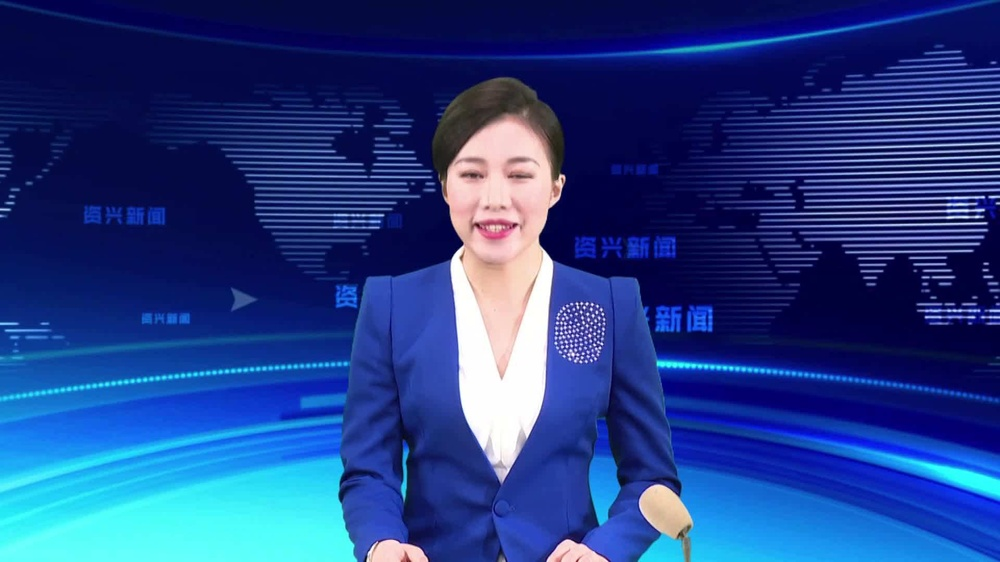
//> input picture resource/ren.jpg, 1000 x 562 px, shrunk from 1920 x 1080 before the run
$ ./houghCircles   (built with g++ and OpenCV 4)
//> lines starting //> are read from the running program, lines starting //| are printed output that depends on the picture; after the words box and inside, x2 and y2 are one past the last pixel; in counts of white or black regions, pixels touching at a corner belong together
//
//  houghCircles.cpp
//  ex_HoughCircles
//
//  Created by 吴炎强 on 2020/7/10.
//  Copyright © 2020 johnwu. All rights reserved.
//

#include <math.h>

#include <iostream>
#include <vector>

#include <opencv2/opencv.hpp>

using std::cout;
using std::endl;
using std::vector;
using namespace std;

int main(int argc, char** argv) {
string path = "/Users/wuyanqiang/Documents/opencv/TestOpenCV/resource/ren.jpg";
    cv::Mat src, image;

    src = cv::imread(path, 1);
//> src is the input picture: 562 rows x 1000 cols, CV_8UC3; mean B, G, R 134.3, 63.1, 34.5

    cv::cvtColor(src, image, cv::COLOR_BGR2GRAY);
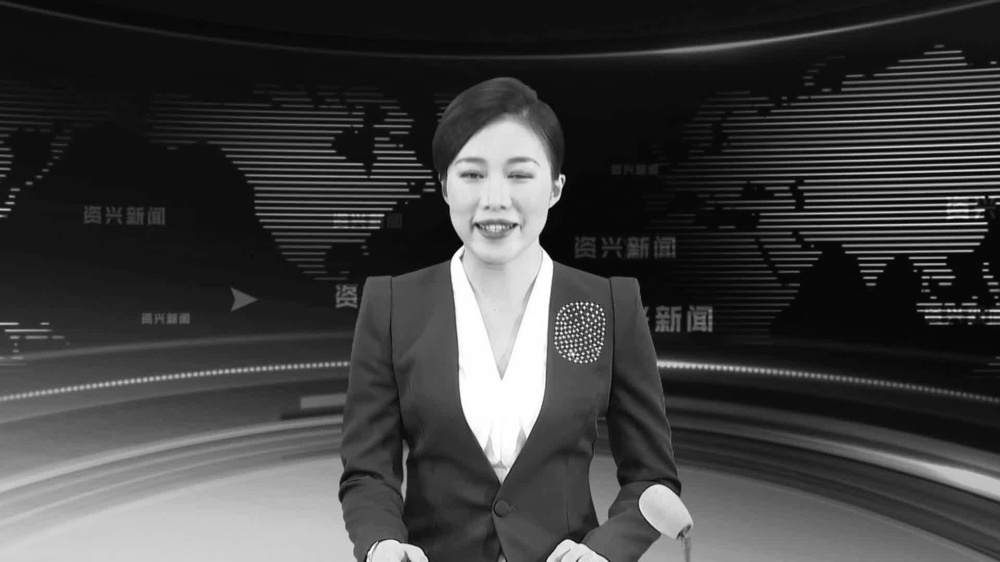
//> image: 562 rows x 1000 cols, CV_8UC1; min 4, max 255, mean 62.7
    cv::GaussianBlur(image, image, cv::Size(5, 5), 0, 0);

    vector<cv::Vec3f> circles;
    cv::HoughCircles(image, circles, cv::HOUGH_GRADIENT, 2, image.cols/4);
//> circles = 9 circles (x, y, radius): [569, 469, 414.8], [795, 343, 206.2], [937, 559, 426.2], [231, 507, 383], [751, 11, 248.8], [231, 245, 126.8], [569, 217, 164], [341, 15, 179.6], [7, 21, 375.4]

    for (size_t i = 0; i < circles.size(); ++i) {
        cv::circle(src,
            cv::Point(cvRound(circles[i][0]), cvRound(circles[i][1])),
            cvRound(circles[i][2]),
            cv::Scalar(0, 0, 255),
            2,
            cv::LINE_AA);
    }
//> this loop made 9 passes
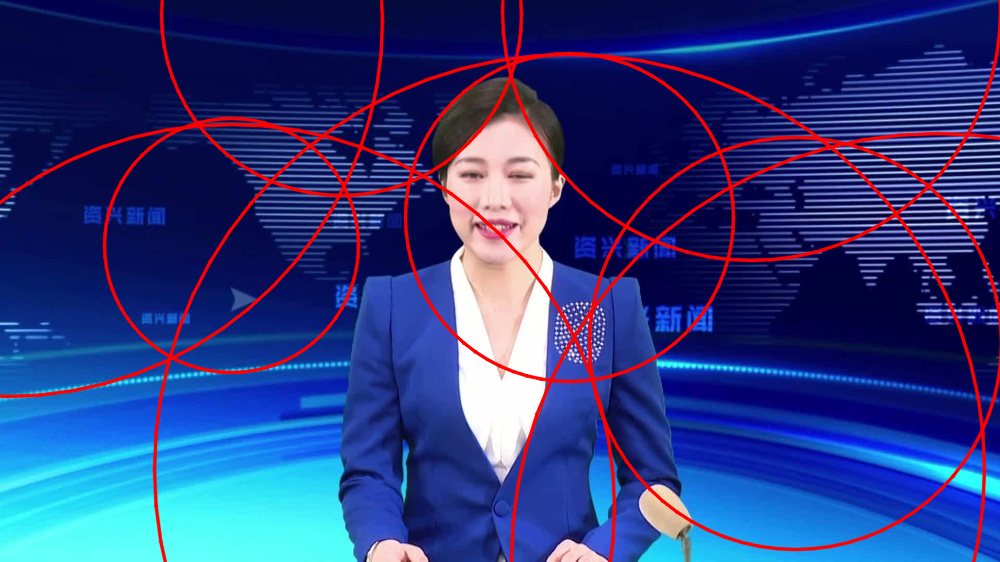
//> src: 562 rows x 1000 cols, CV_8UC3; 6.65% of pixels changed, all inside (x1, y1, x2, y2) = (0, 0, 1000, 562)

    cv::imshow("Hough Circles", src);
    cv::waitKey(0);

    return 0;
}

$ run again, with resource/BlueCup.jpg copied over resource/ren.jpg
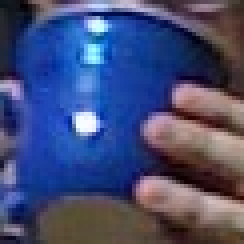
//> input picture resource/BlueCup.jpg, 61 x 61 px (shown 4 times larger)
//> src is the input picture: 61 rows x 61 cols, CV_8UC3; mean B, G, R 117.6, 76.4, 68
//> `cv::cvtColor(src, image, cv::COLOR_BGR2GRAY);`:
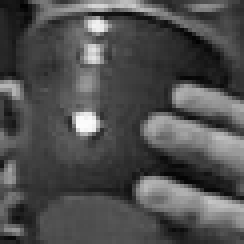
//> image: 61 rows x 61 cols, CV_8UC1 (shown 4 times larger); min 2, max 252, mean 78.6
//> `cv::GaussianBlur(image, image, cv::Size(5, 5), 0, 0);`:
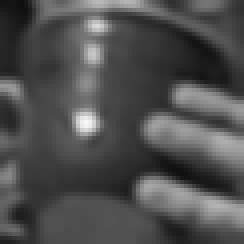
//> image: 61 rows x 61 cols, CV_8UC1 (shown 4 times larger); min 14, max 247, mean 78.7
//> circles = empty

$ run again, with resource/HandIndoorColor.jpg copied over resource/ren.jpg
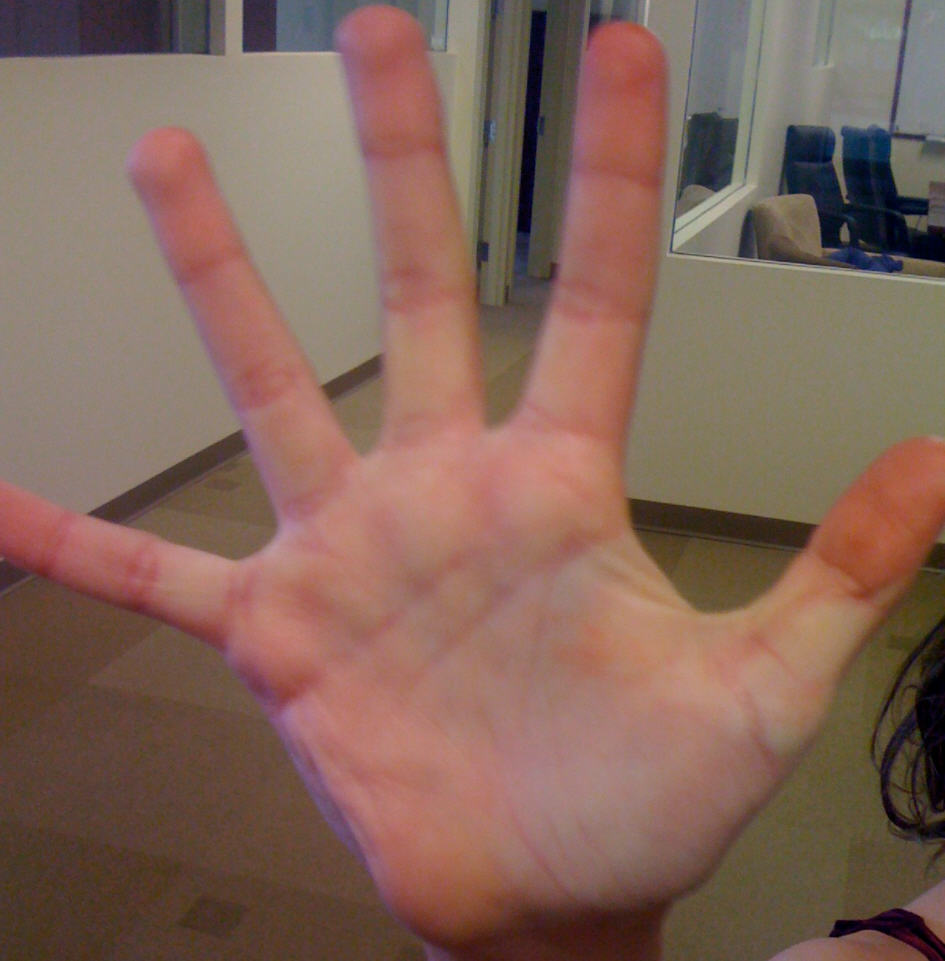
//> input picture resource/HandIndoorColor.jpg, 945 x 961 px
//> src is the input picture: 961 rows x 945 cols, CV_8UC3; mean B, G, R 89.5, 101.6, 131.2
//> `cv::cvtColor(src, image, cv::COLOR_BGR2GRAY);`:
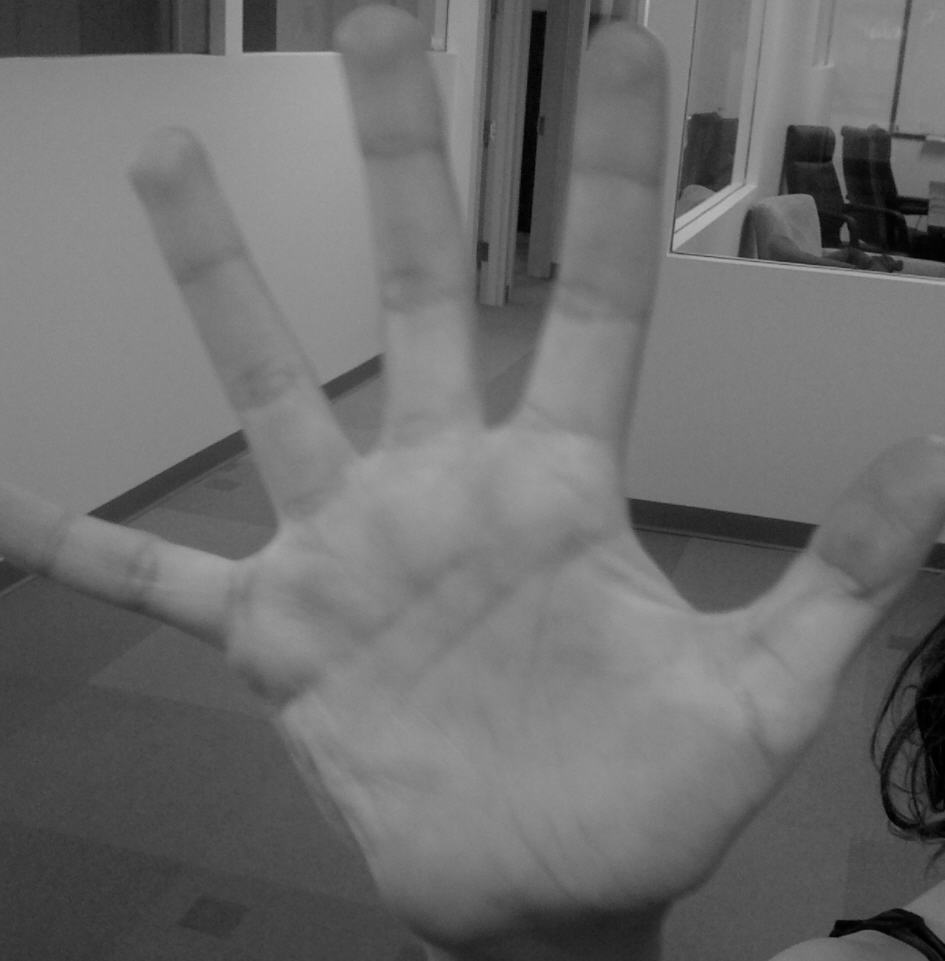
//> image: 961 rows x 945 cols, CV_8UC1; min 0, max 185, mean 109.1
//> circles = 2 circles (x, y, radius): [635, 137, 113], [815, 365, 191.8]
//> the loop `for (size_t i = 0; i < circles.size(); ++i)` made 2 passes
//> after the loop `for (size_t i = 0; i < circles.size(); ++i)`:
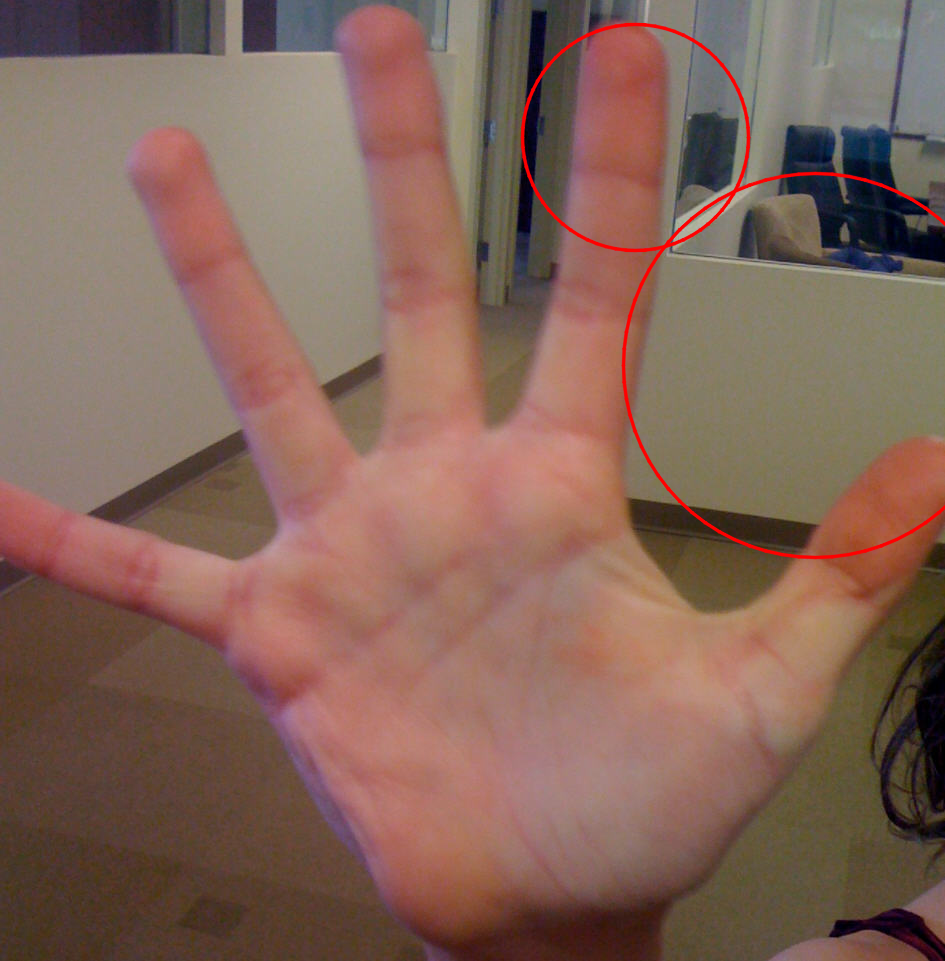
//> src: 961 rows x 945 cols, CV_8UC3; 0.84% of pixels changed, all inside (x1, y1, x2, y2) = (520, 22, 945, 560)

$ run again, with resource/HandOutdoorColor.jpg copied over resource/ren.jpg
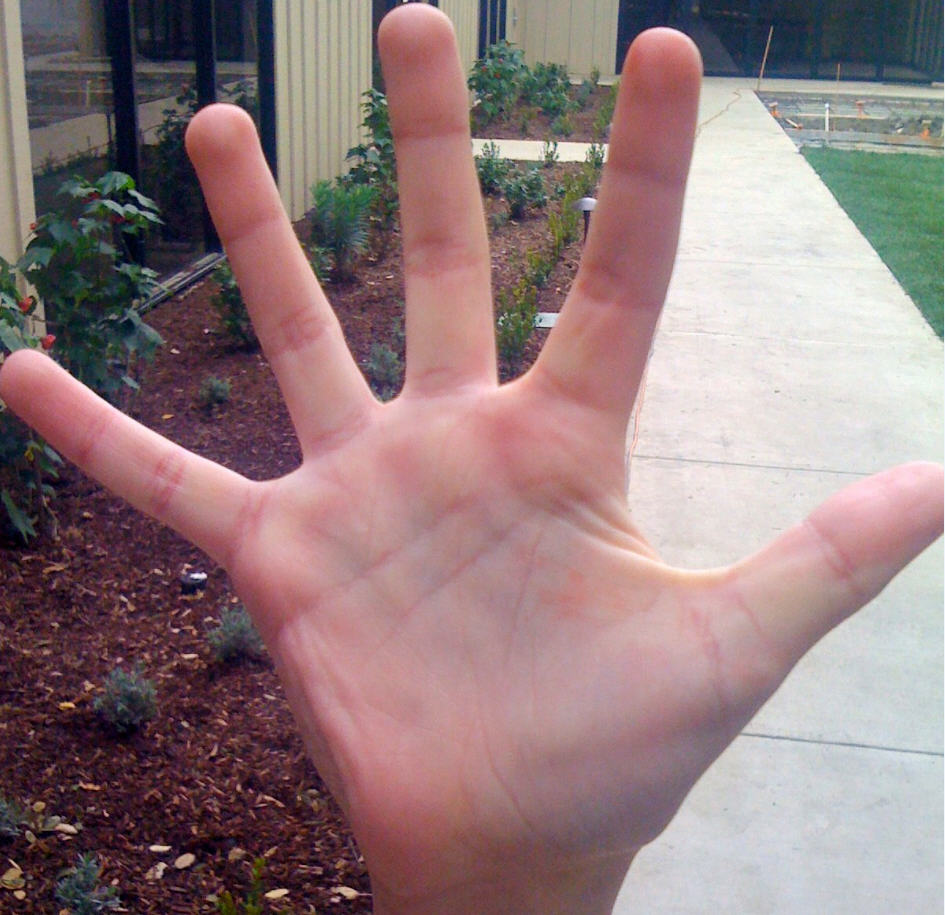
//> input picture resource/HandOutdoorColor.jpg, 945 x 915 px
//> src is the input picture: 915 rows x 945 cols, CV_8UC3; mean B, G, R 125.6, 123.8, 146.8
//> `cv::cvtColor(src, image, cv::COLOR_BGR2GRAY);`:
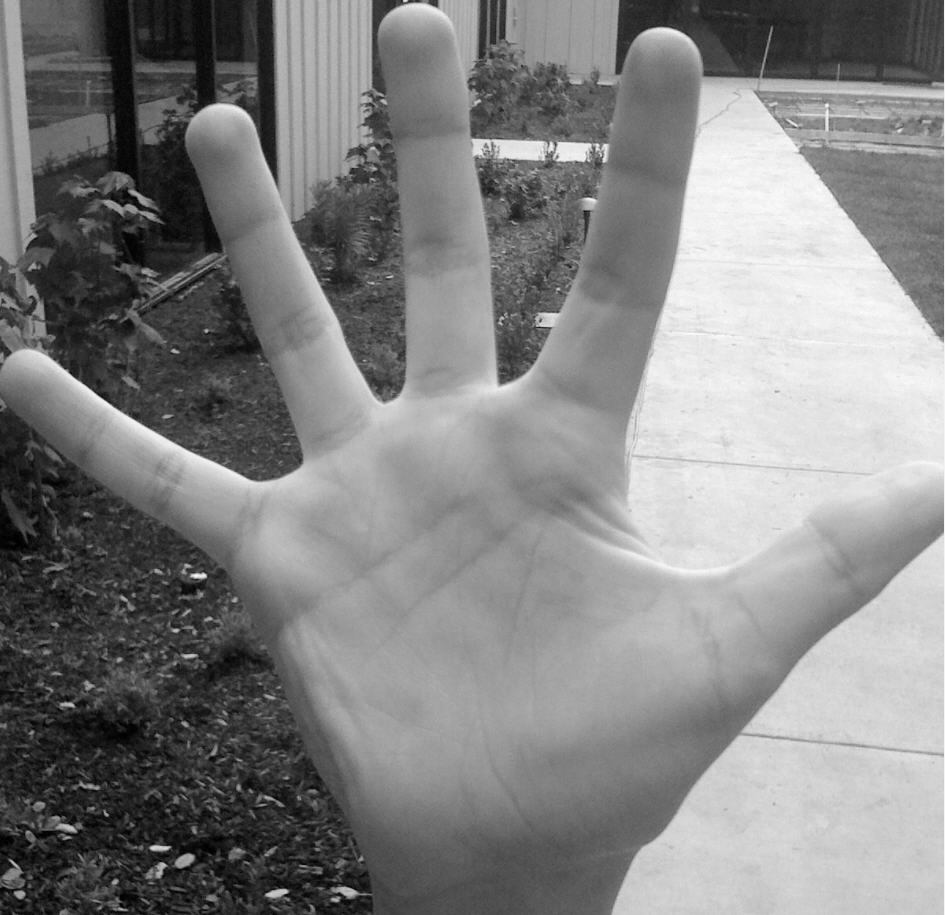
//> image: 915 rows x 945 cols, CV_8UC1; min 0, max 254, mean 130.9
//> circles = 14 circles (x, y, radius), first 12: [413, 471, 418.2], [543, 689, 529.8], [837, 901, 783.2], [781, 603, 524.8], [121, 793, 117.8], [321, 45, 299.6], [675, 369, 303.2], [5, 447, 275.2], [247, 271, 157.4], [711, 43, 232.8], [435, 911, 407], [917, 369, 382.6]
//> the loop `for (size_t i = 0; i < circles.size(); ++i)` made 14 passes
//> after the loop `for (size_t i = 0; i < circles.size(); ++i)`:
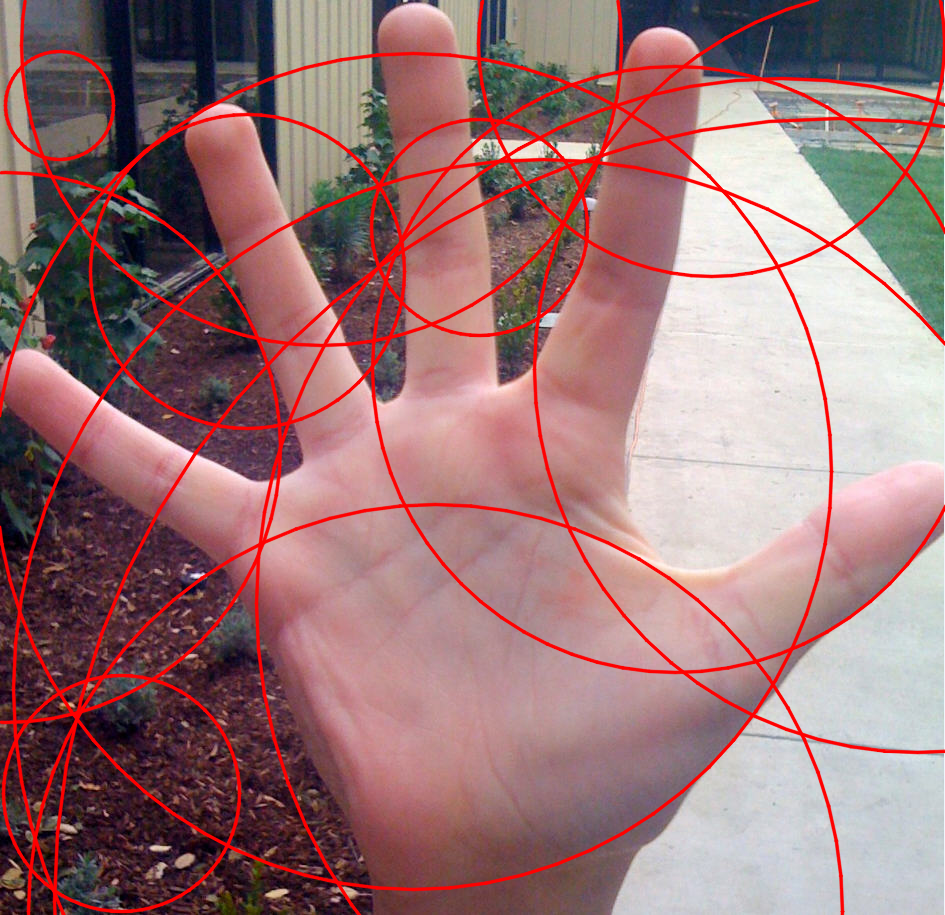
//> src: 915 rows x 945 cols, CV_8UC3; 8.48% of pixels changed, all inside (x1, y1, x2, y2) = (0, 0, 945, 915)
